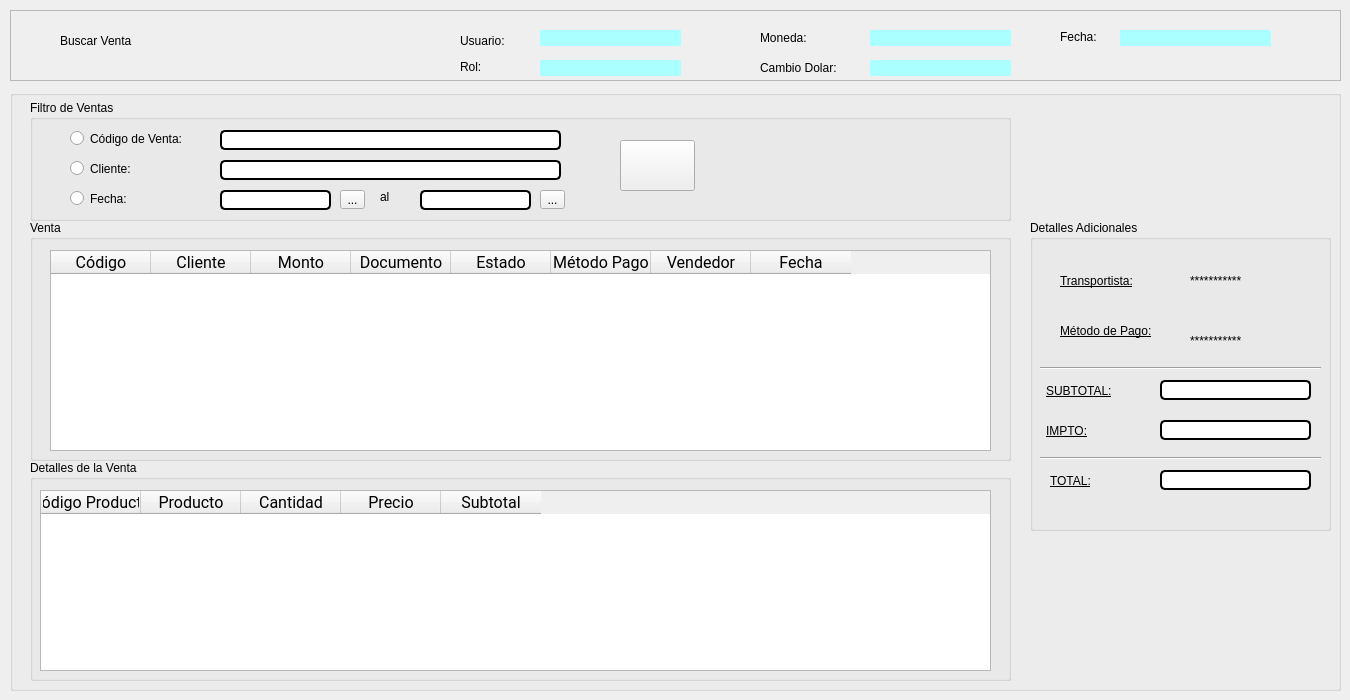
    <widget class="QWidget" name="buscarVenta_page">
     <widget class="QFrame" name="info_page_5">
      <property name="geometry">
       <rect>
        <x>10</x>
        <y>10</y>
        <width>1331</width>
        <height>71</height>
       </rect>
      </property>
      <property name="styleSheet">
       <string notr="true"/>
      </property>
      <property name="frameShape">
       <enum>QFrame::StyledPanel</enum>
      </property>
      <property name="frameShadow">
       <enum>QFrame::Raised</enum>
      </property>
      <widget class="QLabel" name="area_lbl_5">
       <property name="geometry">
        <rect>
         <x>50</x>
         <y>10</y>
         <width>311</width>
         <height>41</height>
        </rect>
       </property>
       <property name="styleSheet">
        <string notr="true">font: bold 26pt &quot;Roboto&quot;;

</string>
       </property>
       <property name="text">
        <string>Buscar Venta</string>
       </property>
      </widget>
      <widget class="QLabel" name="usuario_lbl_5">
       <property name="geometry">
        <rect>
         <x>450</x>
         <y>20</y>
         <width>71</width>
         <height>21</height>
        </rect>
       </property>
       <property name="styleSheet">
        <string notr="true">font: 57 11pt &quot;Roboto&quot;;</string>
       </property>
       <property name="text">
        <string>Usuario:</string>
       </property>
      </widget>
      <widget class="QLabel" name="rol_lbl_5">
       <property name="geometry">
        <rect>
         <x>450</x>
         <y>50</y>
         <width>47</width>
         <height>13</height>
        </rect>
       </property>
       <property name="styleSheet">
        <string notr="true">font: 57 11pt &quot;Roboto&quot;;</string>
       </property>
       <property name="text">
        <string>Rol:</string>
       </property>
      </widget>
      <widget class="QLabel" name="moneda_lbl_5">
       <property name="geometry">
        <rect>
         <x>750</x>
         <y>20</y>
         <width>71</width>
         <height>16</height>
        </rect>
       </property>
       <property name="styleSheet">
        <string notr="true">font: 57 11pt &quot;Roboto&quot;;</string>
       </property>
       <property name="text">
        <string>Moneda:</string>
       </property>
      </widget>
      <widget class="QLabel" name="cambio_dolar_lbl_5">
       <property name="geometry">
        <rect>
         <x>750</x>
         <y>50</y>
         <width>101</width>
         <height>16</height>
        </rect>
       </property>
       <property name="styleSheet">
        <string notr="true">font: 57 11pt &quot;Roboto&quot;;</string>
       </property>
       <property name="text">
        <string>Cambio Dolar:</string>
       </property>
      </widget>
      <widget class="QLabel" name="fecha_lbl_5">
       <property name="geometry">
        <rect>
         <x>1050</x>
         <y>20</y>
         <width>47</width>
         <height>13</height>
        </rect>
       </property>
       <property name="styleSheet">
        <string notr="true">font: 57 11pt &quot;Roboto&quot;;</string>
       </property>
       <property name="text">
        <string>Fecha:</string>
       </property>
      </widget>
      <widget class="QLabel" name="usuario_res_lbl_5">
       <property name="geometry">
        <rect>
         <x>530</x>
         <y>20</y>
         <width>141</width>
         <height>16</height>
        </rect>
       </property>
       <property name="styleSheet">
        <string notr="true">background-color: rgb(170, 255, 255);</string>
       </property>
       <property name="text">
        <string/>
       </property>
      </widget>
      <widget class="QLabel" name="rol_res_lbl_5">
       <property name="geometry">
        <rect>
         <x>530</x>
         <y>50</y>
         <width>141</width>
         <height>16</height>
        </rect>
       </property>
       <property name="styleSheet">
        <string notr="true">background-color: rgb(170, 255, 255);</string>
       </property>
       <property name="text">
        <string/>
       </property>
      </widget>
      <widget class="QLabel" name="moneda_res_lbl_5">
       <property name="geometry">
        <rect>
         <x>860</x>
         <y>20</y>
         <width>141</width>
         <height>16</height>
        </rect>
       </property>
       <property name="styleSheet">
        <string notr="true">background-color: rgb(170, 255, 255);</string>
       </property>
       <property name="text">
        <string/>
       </property>
      </widget>
      <widget class="QLabel" name="cambio_dolar_resp_lbl_5">
       <property name="geometry">
        <rect>
         <x>860</x>
         <y>50</y>
         <width>141</width>
         <height>16</height>
        </rect>
       </property>
       <property name="styleSheet">
        <string notr="true">background-color: rgb(170, 255, 255);</string>
       </property>
       <property name="text">
        <string/>
       </property>
      </widget>
      <widget class="QLabel" name="fecha_res_lbl_5">
       <property name="geometry">
        <rect>
         <x>1110</x>
         <y>20</y>
         <width>151</width>
         <height>16</height>
        </rect>
       </property>
       <property name="styleSheet">
        <string notr="true">background-color: rgb(170, 255, 255);</string>
       </property>
       <property name="text">
        <string/>
       </property>
      </widget>
     </widget>
     <widget class="QGroupBox" name="groupBox_18">
      <property name="geometry">
       <rect>
        <x>10</x>
        <y>90</y>
        <width>1331</width>
        <height>601</height>
       </rect>
      </property>
      <property name="title">
       <string/>
      </property>
      <widget class="QGroupBox" name="groupBox_35">
       <property name="geometry">
        <rect>
         <x>20</x>
         <y>10</y>
         <width>981</width>
         <height>121</height>
        </rect>
       </property>
       <property name="styleSheet">
        <string notr="true">font: 57 12pt &quot;Roboto&quot;;</string>
       </property>
       <property name="title">
        <string>Filtro de Ventas</string>
       </property>
       <widget class="QRadioButton" name="radioButton_3">
        <property name="geometry">
         <rect>
          <x>40</x>
          <y>30</y>
          <width>141</width>
          <height>17</height>
         </rect>
        </property>
        <property name="text">
         <string>Código de Venta:</string>
        </property>
       </widget>
       <widget class="QRadioButton" name="radioButton_4">
        <property name="geometry">
         <rect>
          <x>40</x>
          <y>60</y>
          <width>141</width>
          <height>17</height>
         </rect>
        </property>
        <property name="text">
         <string>Cliente:</string>
        </property>
       </widget>
       <widget class="QLineEdit" name="lineEdit_29">
        <property name="geometry">
         <rect>
          <x>190</x>
          <y>30</y>
          <width>341</width>
          <height>20</height>
         </rect>
        </property>
        <property name="styleSheet">
         <string notr="true">border-radius:5px;
border:2px solid black;
</string>
        </property>
       </widget>
       <widget class="QLineEdit" name="lineEdit_30">
        <property name="geometry">
         <rect>
          <x>190</x>
          <y>60</y>
          <width>341</width>
          <height>20</height>
         </rect>
        </property>
        <property name="styleSheet">
         <string notr="true">border-radius:5px;
border:2px solid black;
</string>
        </property>
       </widget>
       <widget class="QPushButton" name="pushButton_35">
        <property name="geometry">
         <rect>
          <x>590</x>
          <y>40</y>
          <width>75</width>
          <height>51</height>
         </rect>
        </property>
        <property name="text">
         <string/>
        </property>
        <property name="icon">
         <iconset resource="../../Imagenes/imagenes_proyecto.qrc">
          <normaloff>:/iconos/search_normal.png</normaloff>:/iconos/search_normal.png</iconset>
        </property>
        <property name="iconSize">
         <size>
          <width>50</width>
          <height>50</height>
         </size>
        </property>
       </widget>
       <widget class="QRadioButton" name="radioButton_5">
        <property name="geometry">
         <rect>
          <x>40</x>
          <y>90</y>
          <width>141</width>
          <height>17</height>
         </rect>
        </property>
        <property name="text">
         <string>Fecha:</string>
        </property>
       </widget>
       <widget class="QLineEdit" name="lineEdit_31">
        <property name="geometry">
         <rect>
          <x>190</x>
          <y>90</y>
          <width>111</width>
          <height>20</height>
         </rect>
        </property>
        <property name="styleSheet">
         <string notr="true">border-radius:5px;
border:2px solid black;
</string>
        </property>
       </widget>
       <widget class="QLabel" name="label_74">
        <property name="geometry">
         <rect>
          <x>350</x>
          <y>90</y>
          <width>47</width>
          <height>13</height>
         </rect>
        </property>
        <property name="text">
         <string>al</string>
        </property>
       </widget>
       <widget class="QLineEdit" name="lineEdit_32">
        <property name="geometry">
         <rect>
          <x>390</x>
          <y>90</y>
          <width>111</width>
          <height>20</height>
         </rect>
        </property>
        <property name="styleSheet">
         <string notr="true">border-radius:5px;
border:2px solid black;
</string>
        </property>
       </widget>
       <widget class="QToolButton" name="toolButton">
        <property name="geometry">
         <rect>
          <x>310</x>
          <y>90</y>
          <width>25</width>
          <height>19</height>
         </rect>
        </property>
        <property name="text">
         <string>...</string>
        </property>
       </widget>
       <widget class="QToolButton" name="toolButton_2">
        <property name="geometry">
         <rect>
          <x>510</x>
          <y>90</y>
          <width>25</width>
          <height>19</height>
         </rect>
        </property>
        <property name="text">
         <string>...</string>
        </property>
       </widget>
      </widget>
      <widget class="QGroupBox" name="groupBox_36">
       <property name="geometry">
        <rect>
         <x>20</x>
         <y>130</y>
         <width>981</width>
         <height>241</height>
        </rect>
       </property>
       <property name="styleSheet">
        <string notr="true">font: 57 12pt &quot;Roboto&quot;;</string>
       </property>
       <property name="title">
        <string>Venta</string>
       </property>
       <widget class="QTableWidget" name="tableWidget_9">
        <property name="geometry">
         <rect>
          <x>20</x>
          <y>30</y>
          <width>941</width>
          <height>201</height>
         </rect>
        </property>
        <column>
         <property name="text">
          <string>Código</string>
         </property>
         <property name="font">
          <font>
           <family>Roboto</family>
           <pointsize>12</pointsize>
          </font>
         </property>
        </column>
        <column>
         <property name="text">
          <string>Cliente</string>
         </property>
         <property name="font">
          <font>
           <family>Roboto</family>
           <pointsize>12</pointsize>
          </font>
         </property>
        </column>
        <column>
         <property name="text">
          <string>Monto</string>
         </property>
         <property name="font">
          <font>
           <family>Roboto</family>
           <pointsize>12</pointsize>
          </font>
         </property>
        </column>
        <column>
         <property name="text">
          <string>Documento</string>
         </property>
         <property name="font">
          <font>
           <family>Roboto</family>
           <pointsize>12</pointsize>
          </font>
         </property>
        </column>
        <column>
         <property name="text">
          <string>Estado</string>
         </property>
         <property name="font">
          <font>
           <family>Roboto</family>
           <pointsize>12</pointsize>
          </font>
         </property>
        </column>
        <column>
         <property name="text">
          <string>Método Pago</string>
         </property>
         <property name="font">
          <font>
           <family>Roboto</family>
           <pointsize>12</pointsize>
          </font>
         </property>
        </column>
        <column>
         <property name="text">
          <string>Vendedor</string>
         </property>
         <property name="font">
          <font>
           <family>Roboto</family>
           <pointsize>12</pointsize>
          </font>
         </property>
        </column>
        <column>
         <property name="text">
          <string>Fecha</string>
         </property>
         <property name="font">
          <font>
           <family>Roboto</family>
           <pointsize>12</pointsize>
          </font>
         </property>
        </column>
       </widget>
      </widget>
      <widget class="QGroupBox" name="groupBox_37">
       <property name="geometry">
        <rect>
         <x>20</x>
         <y>370</y>
         <width>981</width>
         <height>221</height>
        </rect>
       </property>
       <property name="styleSheet">
        <string notr="true">font: 57 12pt &quot;Roboto&quot;;</string>
       </property>
       <property name="title">
        <string>Detalles de la Venta</string>
       </property>
       <widget class="QTableWidget" name="tableWidget_10">
        <property name="geometry">
         <rect>
          <x>10</x>
          <y>30</y>
          <width>951</width>
          <height>181</height>
         </rect>
        </property>
        <column>
         <property name="text">
          <string>Código Producto</string>
         </property>
         <property name="font">
          <font>
           <family>Roboto</family>
           <pointsize>12</pointsize>
          </font>
         </property>
        </column>
        <column>
         <property name="text">
          <string>Producto</string>
         </property>
         <property name="font">
          <font>
           <family>Roboto</family>
           <pointsize>12</pointsize>
          </font>
         </property>
        </column>
        <column>
         <property name="text">
          <string>Cantidad</string>
         </property>
         <property name="font">
          <font>
           <family>Roboto</family>
           <pointsize>12</pointsize>
          </font>
         </property>
        </column>
        <column>
         <property name="text">
          <string>Precio</string>
         </property>
         <property name="font">
          <font>
           <family>Roboto</family>
           <pointsize>12</pointsize>
          </font>
         </property>
        </column>
        <column>
         <property name="text">
          <string>Subtotal</string>
         </property>
         <property name="font">
          <font>
           <family>Roboto</family>
           <pointsize>12</pointsize>
          </font>
         </property>
        </column>
       </widget>
      </widget>
      <widget class="QGroupBox" name="groupBox_38">
       <property name="geometry">
        <rect>
         <x>1020</x>
         <y>130</y>
         <width>301</width>
         <height>311</height>
        </rect>
       </property>
       <property name="styleSheet">
        <string notr="true">font: 57 12pt &quot;Roboto&quot;;</string>
       </property>
       <property name="title">
        <string>Detalles Adicionales</string>
       </property>
       <widget class="QLabel" name="label_73">
        <property name="geometry">
         <rect>
          <x>16</x>
          <y>150</y>
          <width>101</width>
          <height>41</height>
         </rect>
        </property>
        <property name="styleSheet">
         <string notr="true">
text-decoration: underline;</string>
        </property>
        <property name="text">
         <string>SUBTOTAL:</string>
        </property>
       </widget>
       <widget class="QLineEdit" name="lineEdit_33">
        <property name="geometry">
         <rect>
          <x>130</x>
          <y>160</y>
          <width>151</width>
          <height>20</height>
         </rect>
        </property>
        <property name="styleSheet">
         <string notr="true">border-radius:5px;
border:2px solid black;
</string>
        </property>
       </widget>
       <widget class="QLabel" name="label_75">
        <property name="geometry">
         <rect>
          <x>16</x>
          <y>190</y>
          <width>101</width>
          <height>41</height>
         </rect>
        </property>
        <property name="styleSheet">
         <string notr="true">
text-decoration: underline;</string>
        </property>
        <property name="text">
         <string>IMPTO:</string>
        </property>
       </widget>
       <widget class="QLineEdit" name="lineEdit_34">
        <property name="geometry">
         <rect>
          <x>130</x>
          <y>200</y>
          <width>151</width>
          <height>20</height>
         </rect>
        </property>
        <property name="styleSheet">
         <string notr="true">border-radius:5px;
border:2px solid black;
</string>
        </property>
       </widget>
       <widget class="Line" name="line_9">
        <property name="geometry">
         <rect>
          <x>10</x>
          <y>230</y>
          <width>281</width>
          <height>16</height>
         </rect>
        </property>
        <property name="orientation">
         <enum>Qt::Horizontal</enum>
        </property>
       </widget>
       <widget class="QLineEdit" name="lineEdit_35">
        <property name="geometry">
         <rect>
          <x>130</x>
          <y>250</y>
          <width>151</width>
          <height>20</height>
         </rect>
        </property>
        <property name="styleSheet">
         <string notr="true">border-radius:5px;
border:2px solid black;
</string>
        </property>
        <property name="text">
         <string/>
        </property>
       </widget>
       <widget class="QLabel" name="label_76">
        <property name="geometry">
         <rect>
          <x>20</x>
          <y>240</y>
          <width>101</width>
          <height>41</height>
         </rect>
        </property>
        <property name="styleSheet">
         <string notr="true">font: bold 12pt &quot;Roboto&quot;;
text-decoration: underline;</string>
        </property>
        <property name="text">
         <string>TOTAL:</string>
        </property>
       </widget>
       <widget class="QLabel" name="label_77">
        <property name="geometry">
         <rect>
          <x>30</x>
          <y>90</y>
          <width>131</width>
          <height>41</height>
         </rect>
        </property>
        <property name="styleSheet">
         <string notr="true">
text-decoration: underline;</string>
        </property>
        <property name="text">
         <string>Método de Pago:</string>
        </property>
       </widget>
       <widget class="QLabel" name="label_78">
        <property name="geometry">
         <rect>
          <x>160</x>
          <y>100</y>
          <width>101</width>
          <height>41</height>
         </rect>
        </property>
        <property name="styleSheet">
         <string notr="true">font: 25 10pt &quot;Roboto&quot;;
</string>
        </property>
        <property name="text">
         <string>***********</string>
        </property>
       </widget>
       <widget class="QLabel" name="label_79">
        <property name="geometry">
         <rect>
          <x>30</x>
          <y>40</y>
          <width>131</width>
          <height>41</height>
         </rect>
        </property>
        <property name="styleSheet">
         <string notr="true">
text-decoration: underline;</string>
        </property>
        <property name="text">
         <string>Transportista:</string>
        </property>
       </widget>
       <widget class="QLabel" name="label_80">
        <property name="geometry">
         <rect>
          <x>160</x>
          <y>40</y>
          <width>101</width>
          <height>41</height>
         </rect>
        </property>
        <property name="styleSheet">
         <string notr="true">font: 25 10pt &quot;Roboto&quot;;
</string>
        </property>
        <property name="text">
         <string>***********</string>
        </property>
       </widget>
       <widget class="Line" name="line_10">
        <property name="geometry">
         <rect>
          <x>10</x>
          <y>140</y>
          <width>281</width>
          <height>16</height>
         </rect>
        </property>
        <property name="orientation">
         <enum>Qt::Horizontal</enum>
        </property>
       </widget>
      </widget>
     </widget>
    </widget>
